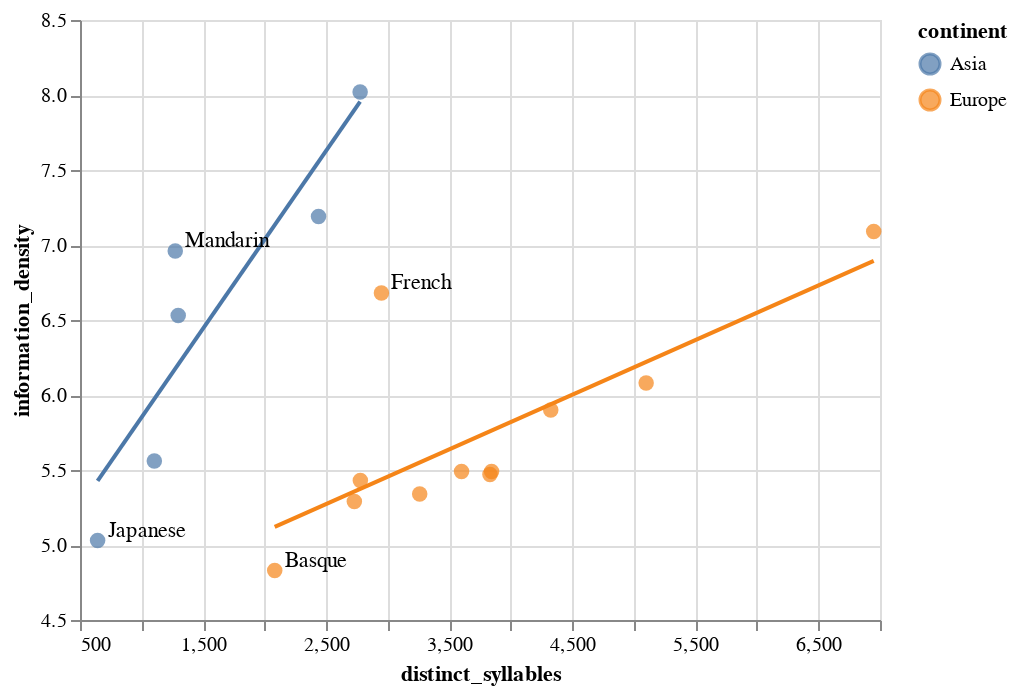

Notebook code cell kept with this figure:
### Markdown cell above
<div class="alert alert-info" style="color:black">

### Question 1
rubric={accuracy:1,visualization:1}

<h4>Python</h4>
<ol type="1">
<li>Create a scatterplot of the information density of each language versus its number of distinct syllabus. Zoom in to the extent of the data instead of forcing zero to be in the axis.</li>
<li>You will notice that the data appears to cluster in groups in the scatter plot. Can you find a categorical variable in this dataframe that roughly explains this clustering? Color the points in the plot you just created according that variable and add a suitable trend line for each cluster. If there are any points that seem to be outliers, avoid overfitting the trendline to them.</li>
<li>If you think any particular data points deviate from their cluster, label them with their language name in the plot.</li>
</ol>

</div>

### Code cell
# YOUR ANSWER GOES HERE
import pandas as pd
import altair as alt

df1 = pd.read_csv("data/languages.csv")
base = alt.Chart(df1).mark_circle(size=60).encode(
    x=alt.X('distinct_syllables:Q', scale=alt.Scale(zero=False)),
    y=alt.Y('information_density:Q', scale=alt.Scale(zero=False)),
    color='continent:N'
)
line = alt.Chart(df1).mark_line().encode(
    x='distinct_syllables:Q',
    y='information_density:Q',
    color='continent:N'
).transform_regression('distinct_syllables', 'information_density', groupby=['continent'])
labels_data = df1[df1['language'].isin(['French', 'Mandarin', 'Japanese', 'Basque'])]
text = alt.Chart(labels_data).mark_text(align='left', dx=5, dy=-5).encode(
    x='distinct_syllables:Q',
    y='information_density:Q',
    text='language:N'
)

plot1 = (base + line + text).properties(
    width=400,
    height=300
)
plot1

### Figure 1 — Vega-Lite specification as saved in the notebook (floating-point values rounded to 4 significant figures)
{"config": {"view": {"continuousWidth": 300, "continuousHeight": 300}}, "layer": [{"mark": {"type": "circle", "size": 60}, "encoding": {"color": {"field": "continent", "type": "nominal"}, "x": {"field": "distinct_syllables", "scale": {"zero": false}, "type": "quantitative"}, "y": {"field": "information_density", "scale": {"zero": false}, "type": "quantitative"}}}, {"mark": {"type": "line"}, "encoding": {"color": {"field": "continent", "type": "nominal"}, "x": {"field": "distinct_syllables", "type": "quantitative"}, "y": {"field": "information_density", "type": "quantitative"}}, "transform": [{"on": "distinct_syllables", "regression": "information_density", "groupby": ["continent"]}]}, {"data": {"name": "data-46c236722730873232eb018f30e1a1f5"}, "mark": {"type": "text", "align": "left", "dx": 5, "dy": -5}, "encoding": {"text": {"field": "language", "type": "nominal"}, "x": {"field": "distinct_syllables", "type": "quantitative"}, "y": {"field": "information_density", "type": "quantitative"}}}], "data": {"name": "data-ab96b737ee5066aa485a2988ea87e093"}, "height": 300, "width": 400, "$schema": "https://vega.github.io/schema/vega-lite/v6.1.0.json", "datasets": {"data-ab96b737ee5066aa485a2988ea87e093": [{"iso_lang": "CAT", "language": "Catalan", "information_density": 5.49, "distinct_syllables": 3600, "continent": "Europe"}, {"iso_lang": "CMN", "language": "Mandarin", "information_density": 6.96, "distinct_syllables": 1274, "continent": "Asia"}, {"iso_lang": "DEU", "language": "German", "information_density": 6.08, "distinct_syllables": 5100, "continent": "Europe"}, {"iso_lang": "ENG", "language": "English", "information_density": 7.09, "distinct_syllables": 6949, "continent": "Europe"}, {"iso_lang": "EUS", "language": "Basque", "information_density": 4.83, "distinct_syllables": 2082, "continent": "Europe"}, {"iso_lang": "FIN", "language": "Finnish", "information_density": 5.49, "distinct_syllables": 3844, "continent": "Europe"}, {"iso_lang": "FRA", "language": "French", "information_density": 6.68, "distinct_syllables": 2949, "continent": "Europe"}, {"iso_lang": "HUN", "language": "Hungarian", "information_density": 5.9, "distinct_syllables": 4325, "continent": "Europe"}, {"iso_lang": "ITA", "language": "Italian", "information_density": 5.29, "distinct_syllables": 2729, "continent": "Europe"}, {"iso_lang": "JPN", "language": "Japanese", "information_density": 5.03, "distinct_syllables": 643, "continent": "Asia"}, {"iso_lang": "KOR", "language": "Korean", "information_density": 5.56, "distinct_syllables": 1104, "continent": "Asia"}, {"iso_lang": "SPA", "language": "Spanish", "information_density": 5.43, "distinct_syllables": 2778, "continent": "Europe"}, {"iso_lang": "SRP", "language": "Serbian", "information_density": 5.47, "distinct_syllables": 3831, "continent": "Europe"}, {"iso_lang": "THA", "language": "Thai", "information_density": 7.19, "distinct_syllables": 2438, "continent": "Asia"}, {"iso_lang": "TUR", "language": "Turkish", "information_density": 5.34, "distinct_syllables": 3260, "continent": "Europe"}, {"iso_lang": "VIE", "language": "Vietnamese", "information_density": 8.02, "distinct_syllables": 2776, "continent": "Asia"}, {"iso_lang": "YUE", "language": "Cantonese", "information_density": 6.53, "distinct_syllables": 1298, "continent": "Asia"}], "data-46c236722730873232eb018f30e1a1f5": [{"iso_lang": "CMN", "language": "Mandarin", "information_density": 6.96, "distinct_syllables": 1274, "continent": "Asia"}, {"iso_lang": "EUS", "language": "Basque", "information_density": 4.83, "distinct_syllables": 2082, "continent": "Europe"}, {"iso_lang": "FRA", "language": "French", "information_density": 6.68, "distinct_syllables": 2949, "continent": "Europe"}, {"iso_lang": "JPN", "language": "Japanese", "information_density": 5.03, "distinct_syllables": 643, "continent": "Asia"}]}}
